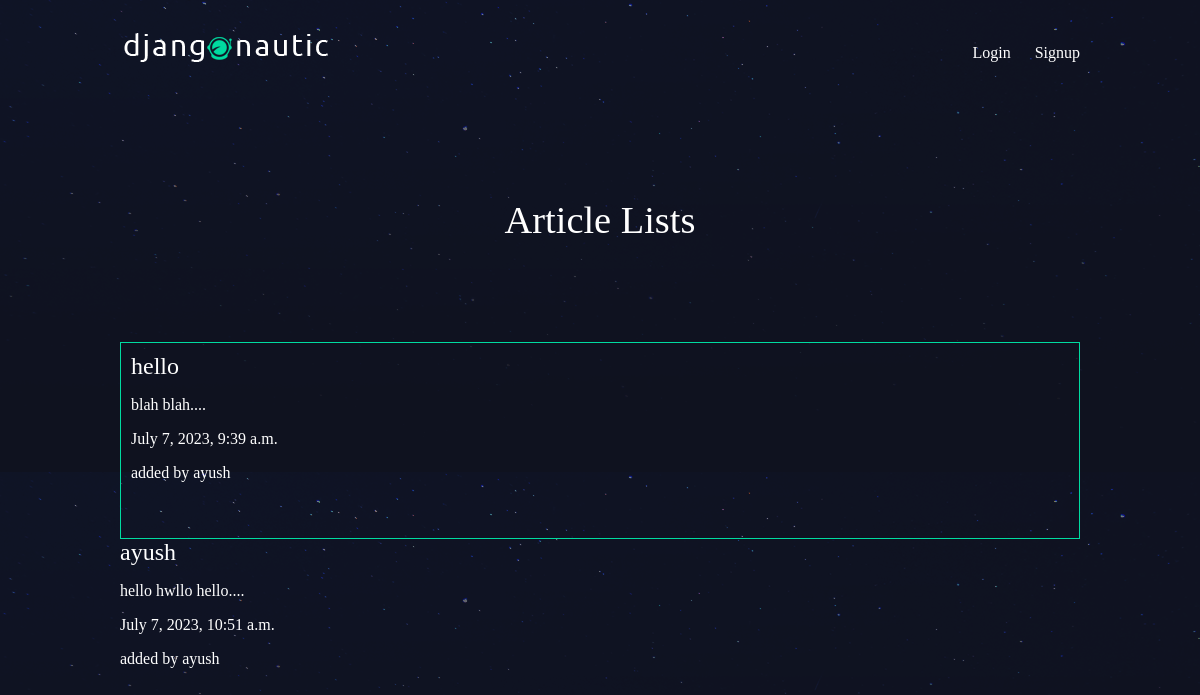
The page /articles/ on the database as committed earlier.
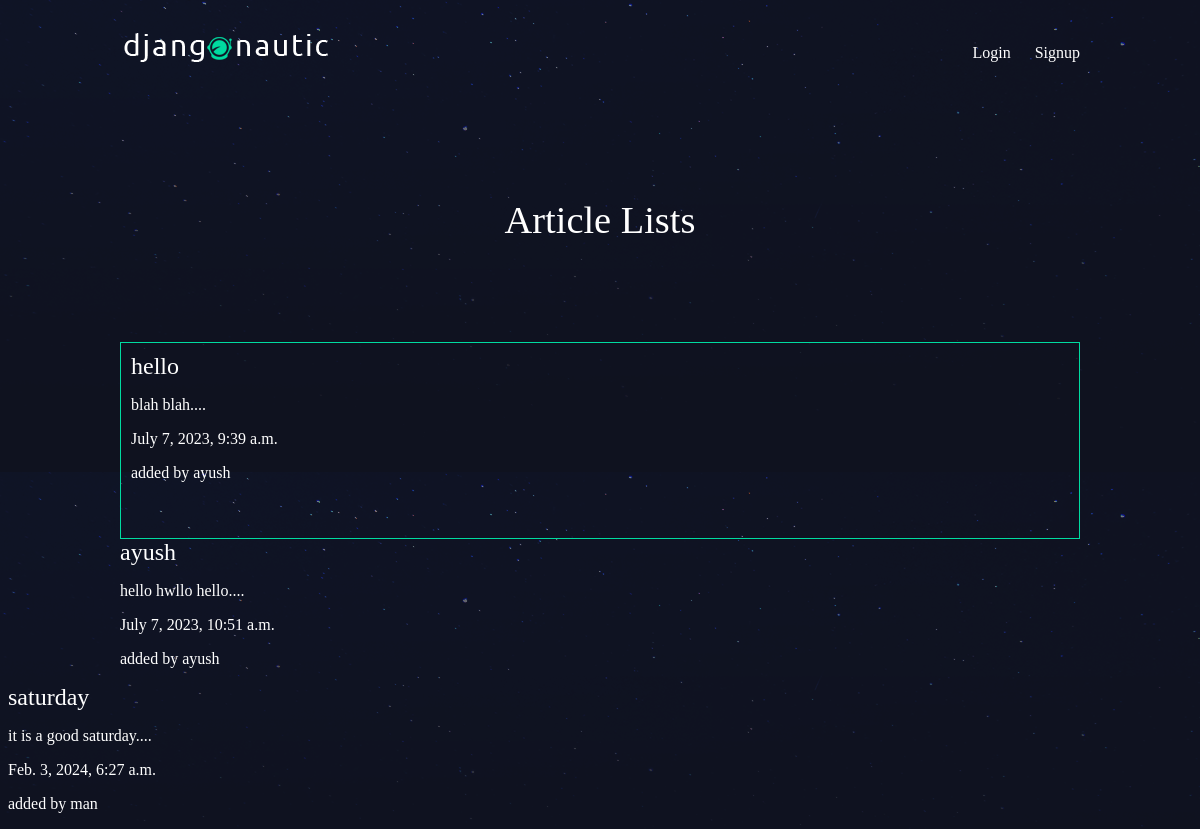
The same page on the database as committed later.
### articles/models.py (models this page shows, shortened)
class Article(models.Model):
	title=models.CharField(max_length=100)
	slug=models.SlugField()
	body=models.TextField()
	date=models.DateTimeField(auto_now_add=True)
	thumb=models.ImageField(default='default.png',blank=True)
	author=models.ForeignKey(User,default=None,on_delete=models.DO_NOTHING)
	def snippet(self):
		return self.body[:50]+"...."

### articles/views.py (the view)
# urls.py: path('', views.article_list,name='list'),
def article_list(request):
	articles=Article.objects.all().order_by("date")
	return render(request,"articles/article_list.html",{'articles':articles})

### articles/templates/articles/article_list.html (shortened to what this page needs)
{%extends 'base_template.html'%}
{%block content%}
	<h1>Article Lists</h1>
	<div class="articles">
		{%for article in articles%}
			<h2><a href="{%url 'articles:detail' slug=article.slug%}">{{article.title}}</a></h2>
			<p>{{article.snippet}}</p>
			<p>{{article.date}}</p>
			<p class="author">added by {{article.author.username}}</p>
		</div>
		{%endfor%}
{%endblock%}

### templates/base_template.html (shortened to what this page needs)
{%load static%}
<!DOCTYPE html>
<html>
    <head>
        <link rel="stylesheet" href="{% static 'style.css' %}">
    </head>
    <body>
        <header class="wrapper">
            <h1><a href="{% url 'HOME' %}"><img src="{% static 'logo.png' %}" alt="djangonautic" /></a></h1>
            <nav>
                <ul>
                    {% if user.is_authenticated %}
                    <li>
                        <form class="logout-link" action="{% url 'accounts:logout' %}" method="post">
                            {% csrf_token %}
                            <button type="submit">Logout</button>
                        </form>
                    </li>
                    <li><a href="{% url 'articles:create' %}" class="highlight">New Article</a></li>
                    {% else %}
                    <li><a href="{% url 'accounts:login' %}">Login</a></li>
                    <li><a href="{% url 'accounts:signup' %}">Signup</a></li>
                    {% endif %}
                </ul>
            </nav>
        </header>
        <div class="wrapper">
            {% block content %}
            {% endblock %}
    </body>
</html>

### assets/style.css (style rules this page uses)
body { background-color: #0f121f; background-image: url(/static/stars.png); background-repeat-y: no-repeat; color: #fff; }
body * { font-family: Ubuntu; }
h1, h2, h3, h4, h5 { font-weight: normal; margin: 0; }
a, a:hover, a:visited { color: #fff; text-decoration: none; }
.wrapper { max-width: 960px; margin: 0 auto; }
div.wrapper > h1 { text-align: center; margin: 100px auto; font-size: 2.4em }
header { display: grid; grid-template-columns: 1fr 1fr; padding: 20px 0; }
nav { justify-self: end; }
nav li { display: inline-block; list-style-type: none; margin-left: 20px; }
.articles { padding: 10px; border: 1px solid #00dba0; position: relative; padding-bottom: 40px; }

Rows that differ between the two databases and show on the page:
added Article: title "saturday", snippet "it is a good saturday....", date "Feb. 3, 2024, 6:27 a.m.", author.username "man"
